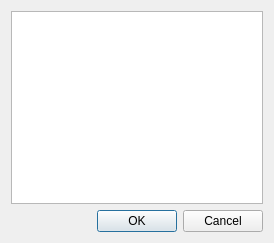
<?xml version="1.0" encoding="UTF-8"?>
<ui version="4.0">
 <class>CounterpartyTypeDialog</class>
 <widget class="QDialog" name="CounterpartyTypeDialog">
  <property name="geometry">
   <rect>
    <x>0</x>
    <y>0</y>
    <width>274</width>
    <height>243</height>
   </rect>
  </property>
  <property name="windowTitle">
   <string>Edycja listy typów kontrahentów</string>
  </property>
  <layout class="QVBoxLayout" name="verticalLayout">
   <item>
    <widget class="QListView" name="listView"/>
   </item>
   <item>
    <widget class="QDialogButtonBox" name="buttonBox">
     <property name="orientation">
      <enum>Qt::Horizontal</enum>
     </property>
     <property name="standardButtons">
      <set>QDialogButtonBox::Cancel|QDialogButtonBox::Ok</set>
     </property>
    </widget>
   </item>
  </layout>
  <action name="actionAddCounterpartyType">
   <property name="text">
    <string>Dodaj</string>
   </property>
   <property name="toolTip">
    <string>Dodaj nowy typ kontrahenta</string>
   </property>
  </action>
 </widget>
 <resources/>
 <connections>
  <connection>
   <sender>buttonBox</sender>
   <signal>accepted()</signal>
   <receiver>CounterpartyTypeDialog</receiver>
   <slot>accept()</slot>
   <hints>
    <hint type="sourcelabel">
     <x>248</x>
     <y>254</y>
    </hint>
    <hint type="destinationlabel">
     <x>157</x>
     <y>274</y>
    </hint>
   </hints>
  </connection>
  <connection>
   <sender>buttonBox</sender>
   <signal>rejected()</signal>
   <receiver>CounterpartyTypeDialog</receiver>
   <slot>reject()</slot>
   <hints>
    <hint type="sourcelabel">
     <x>316</x>
     <y>260</y>
    </hint>
    <hint type="destinationlabel">
     <x>286</x>
     <y>274</y>
    </hint>
   </hints>
  </connection>
 </connections>
</ui>
